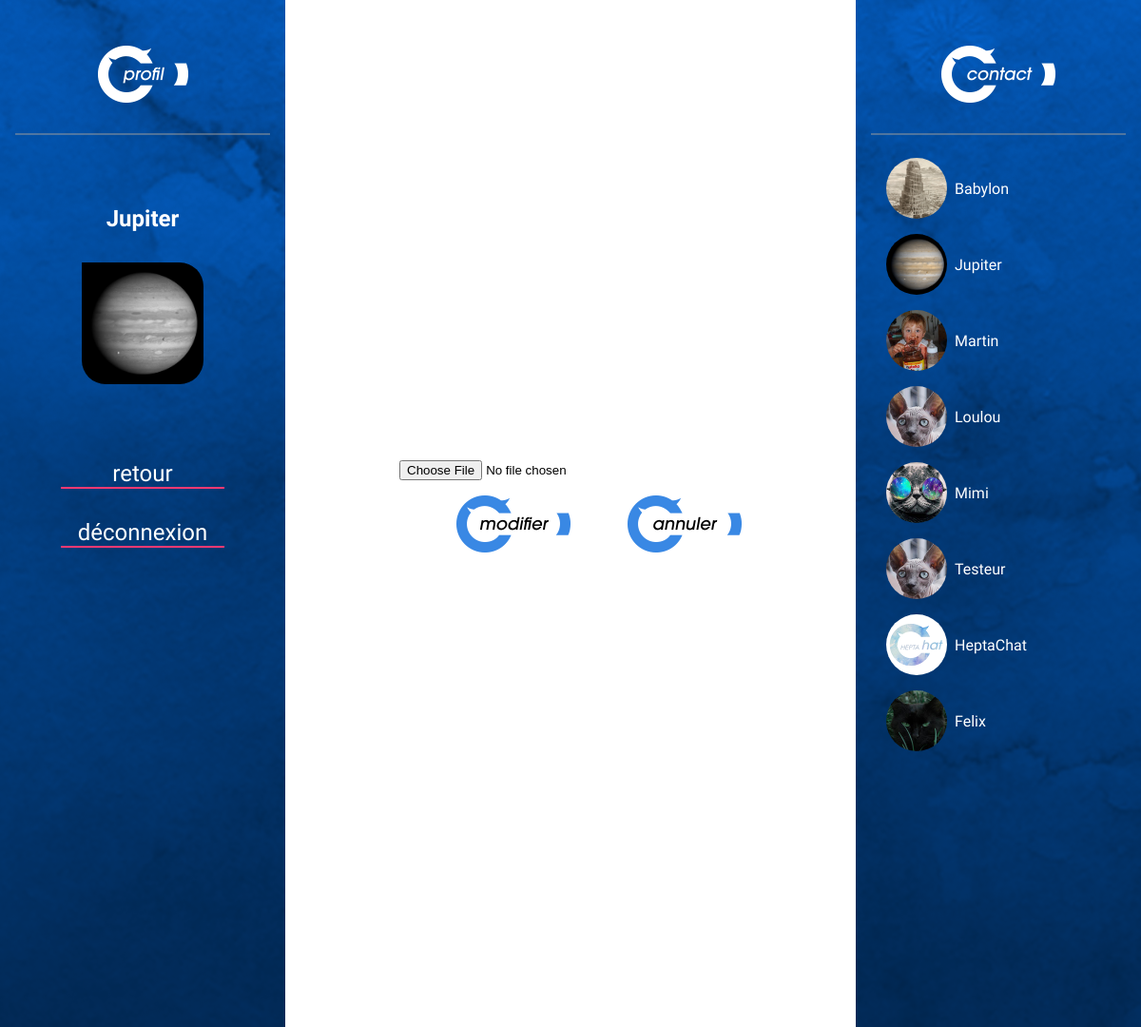
The app's page /chat_editprofile.php (signed in) with its own data.
### tables this page shows
CREATE TABLE IF NOT EXISTS `formulaire` (
  `id` int(11) NOT NULL AUTO_INCREMENT,
  `pseudo` varchar(255) NOT NULL,
  `mdp` text NOT NULL,
  `email` varchar(255) NOT NULL,
  `online` tinyint(1) NOT NULL,
  `image` varchar(255) NOT NULL DEFAULT 'ProfilePics/0.jpg',
  PRIMARY KEY (`id`)
);

### chat_editprofile.php (the view, shortened to what this page needs)
<?php
try{$db = new PDO('mysql:host=localhost;dbname=heptachat;charset=utf8', 'root', '');}
catch(Exception $e){die('Erreur : '.$e->getMessage());}
?>
<!doctype html>
<html lang="fr">
<head>
  <link rel="stylesheet" href="style.css">
</head>
<body>
  <div id="home" class="all">
    <div class="cols">
      <div class="leftbg">
        <div class="leftcol">
          <div class="leftbtn">
            <img class="profilbtn" src="boutProfil.png" alt="Profil"/>
          </div>
          <p class="username"><?php echo $_SESSION['SavedName'];?></p>
          <div class="profilpic2">
            <?php
            try{$db = new PDO('mysql:host=localhost;dbname=heptachat;charset=utf8', 'root', '');}
            catch(Exception $e){die('Erreur : '.$e->getMessage());}
            $answer = $db->query('SELECT pseudo, image FROM formulaire ORDER BY ID');
            while ($data = $answer->fetch())
            {
              if ($data['pseudo']==$_SESSION['SavedName'])
              {
                ?>
                <a href="chat.php"><input class="profilimg" type="image" src="<?php echo $data['image'];?>" value="Profil"/></a>
                <?php
              }
            }
            ?>
          </div>
          <div class="linkprofil">
            <a class="txtprofil" href="chat.php">retour</a>
            <a class="txtprofil" href="logout.php">déconnexion</a>
          </div>
        </div>
      </div>
      <div class="middle">
        <div class="uploadblock">
          <form action="profile_imageupload.php" method="post" enctype="multipart/form-data">
              <input type="file" name="file" id="file">
            <div class="buttons">
              <input class="sendbtn" type="image" src="boutmodifB.png" onClick="history.go(0)" Value="Modifier"/>
              <a href="chat.php"><img class="refresh" src="boutAnnulB.png" Value="Annuler"/></a>
            </div>
          </form>
        </div>
      </div>
  <div class="rightbg">
    <div class="rightcol">
      <div class="rightbtn">
        <img class="contactbtn" src="boutContact.png" alt="Contact"/>
      </div>
      <div class="contactlist">
        <div class="contactline">
          <?php
          try{$db = new PDO('mysql:host=localhost;dbname=heptachat;charset=utf8', 'root', '');}
          catch(Exception $e){die('Erreur : '.$e->getMessage());}
          $answer = $db->query('SELECT pseudo, online, image FROM formulaire ORDER BY ID LIMIT 0,8');
          while ($data = $answer->fetch())
          {
            if ($data['online']==true)
            {
              ?>
              <div class="userline">
                <img class="userpic" src="<?php echo $data['image'];?>"/>
                <div class="userlist"><?php echo htmlspecialchars($data['pseudo']); ?>
                </div>
              </div>
              <?php
            }
          }
          ?>
        </div>
      </div>
    </div>
  </div>
</div>
</div>
</body>
</html>

### style.css (style rules this page uses)
html { overflow-y:hidden; }
.all { font-family:'Dosis', sans-serif; display:flex; margin-left:auto; margin-right:auto; max-height:1080px; max-width:1960px; height:100%; }
.refresh { display:flex; margin:16px auto; }
.sendbtn { display:flex; margin:16px auto; }
.cols { display:flex; justify-content:space-around; width:100%; }
.leftbg { display:flex; flex-flow:column; background-image:url(FondGauche.png); background-position:right; width:25%; }
.leftcol { display:flex; flex-flow:column; width:100%; justify-content:center; }
.profilimg { height:128px; width:128px; border-radius:0px 25px 25px 25px; }
.profilpic2 { height:128px; width:128px; margin-left:auto; margin-right:auto; margin-top:8px; border-radius:0px 25px 25px 25px; filter:grayscale(100%); }
.rightbg { display:flex; background-image:url(FondDroit.png); background-position:left; justify-content:center; width:25%; }
.rightcol { width:100%; }
.leftbtn { padding:32px; border-bottom:2px solid; border-color:rgba(155,155,155,0.5); margin:16px; }
.rightbtn { padding:32px; border-bottom:2px solid; border-color:rgba(155,155,155,0.5); margin:16px; }
body { margin:0; height:1080px; }
.middle { display:flex; flex-flow:column; justify-content:flex-start; background-color:white; width:50%; min-width:360px; }
.linkprofil { display:flex; flex-flow:column; text-align:center; justify-content:center; margin-top:64px; margin-bottom:64px; }
.txtprofil { margin:16px 64px; color:white; text-decoration:none; border-bottom: 2px solid #ff3972; font-size:150%; }
.profilbtn { display:flex; margin:auto; }
.contactbtn { display:flex; margin:auto; }
.contactlist { display:flex; }
.contactline { display:flex; flex-flow:column; min-height: -webkit-min-content; margin:0; }
.userline { display:flex; flex-flow:row; justify-content:left; margin:8px 16px; }
.userpic { height:64px; width:64px; margin-left:16px; border-radius:100%; }
.userlist { margin:auto 8px; color:white; }
.username { text-align:center; color:white; margin-top:58px; font-size:150%; font-weight:bold; }
.buttons { display:flex; flex-flow:row; margin:auto; width:360px; }
.uploadblock { display:flex; margin:auto; }

### records on screen
formulaire: image (picture), pseudo "Jupiter"
formulaire: image (picture), pseudo "Babylon"
formulaire: image (picture), pseudo "Martin"
formulaire: image (picture), pseudo "Loulou"
formulaire: image (picture), pseudo "Mimi"
formulaire: image (picture), pseudo "Testeur"
formulaire: image (picture), pseudo "HeptaChat"
formulaire: image (picture), pseudo "Felix"

### other values on screen
$_SESSION['SavedName'] "Jupiter"
